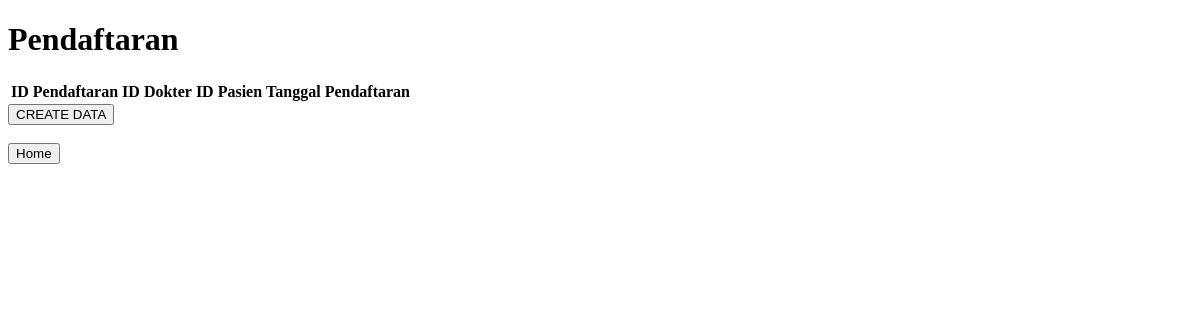
/pendaftaran, run on an earlier commit of the app's database.
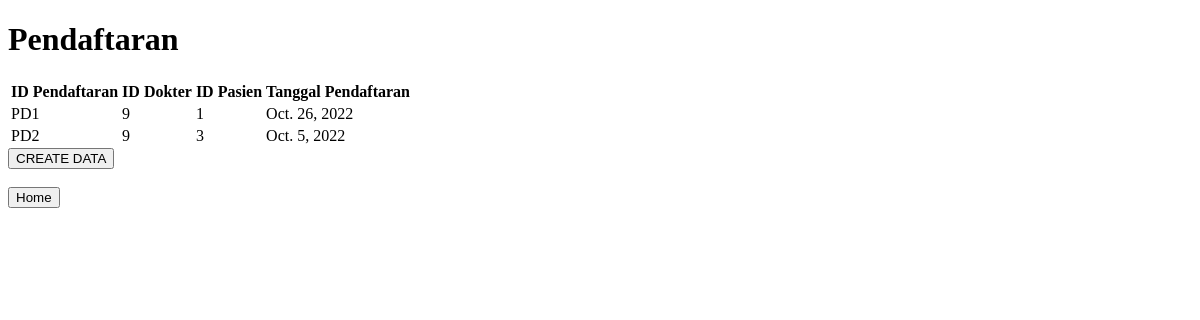
And on a later commit of the database.
### app/models.py (models this page shows, shortened)
class pendaftaran(models.Model):
    idpendaftaran = models.AutoField(primary_key=True)
    iddokter = models.ForeignKey(dokter,on_delete=models.CASCADE)
    idpasien = models.ForeignKey(pasien,on_delete=models.CASCADE)
    tanggalpendaftaran = models.DateField()

class dokter(models.Model):
    iddokter = models.AutoField(primary_key=True)
    namadokter = models.CharField(max_length=50)
    nohpdokter = models.IntegerField()
    def __str__(self):
        return str(self.iddokter)

class pasien(models.Model):
    idpasien = models.AutoField(primary_key=True)
    namapasien = models.CharField(max_length=50)
    jeniskelaminpasien = models.CharField(max_length=15)
    tanggallahir = models.DateField()
    nohppasien = models.IntegerField()
    def __str__(self):
        return str(self.idpasien)

### app/views.py (the view)
# urls.py: path('pendaftaran', views.pendaftaran, name='pendaftaran'),
def pendaftaran(request):
    allpendaftaranobj = models.pendaftaran.objects.all()
    alldokterobj=models.dokter.objects.all()
    allpasienobj=models.pasien.objects.all()
    return render(request, 'pendaftaran.html',{
        'allpendaftaranobj' : allpendaftaranobj,
        'alldokterobj' : alldokterobj,
        'allpasienobj' : allpasienobj,
    })

### app/templates/pendaftaran.html (shortened to what this page needs)
<!DOCTYPE html>
<html lang="en">
<head>
</head>
<body>
    <h1>Pendaftaran</h1>
    <table>
        <tr>
            <th>ID Pendaftaran</th>
            <th>ID Dokter</th>
            <th>ID Pasien</th>
            <th>Tanggal Pendaftaran</th>
        </tr>
        {% for item in allpendaftaranobj%}
        <tr>
            <td>PD{{ item.idpendaftaran }}</item></td>
            <td>{{ item.iddokter }}</item></td>
            <td>{{ item.idpasien }}</item></td>
            <td>{{ item.tanggalpendaftaran }}</td>
        </tr>
        {% endfor %}
    </table>
    <a href="{% url 'createdatapendaftaran' %}">
        <button>
            CREATE DATA
        </button>
    </a>
    <br>
    <br>
    <a href="{% url 'home' %}">
        <button>
            Home
        </button>
    </a>
</body>
</html>

What changed in the data, as far as the page shows it:
added pendaftaran: idpendaftaran "1", iddokter "9", idpasien "1", tanggalpendaftaran "Oct. 26, 2022"
added pendaftaran: idpendaftaran "2", iddokter "9", idpasien "3", tanggalpendaftaran "Oct. 5, 2022"
